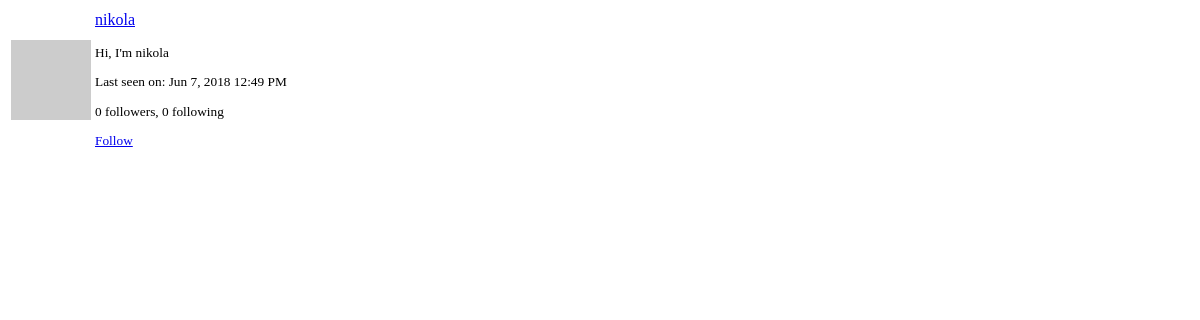
The app's page /user/nikola/popup (signed in), older data.
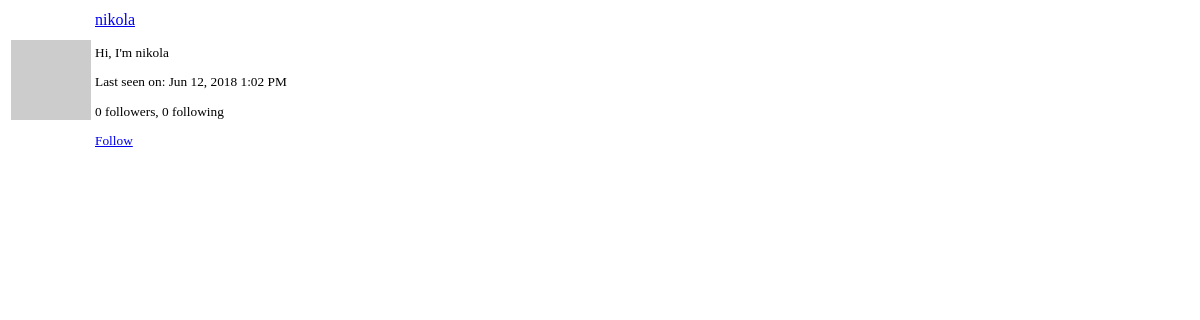
The same page, newer data.
### app1/models.py (models this page shows, shortened)
class User(UserMixin, db.Model):
    id = db.Column(db.Integer, primary_key=True)
    username = db.Column(db.String(64), index=True, unique=True)
    email = db.Column(db.String(120), index=True, unique=True)
    password_hash = db.Column(db.String(128))
    posts = db.relationship('Post', backref='author', lazy='dynamic')
    about_me = db.Column(db.String(140))
    last_seen = db.Column(db.DateTime, default=datetime.utcnow)
    follows = db.relationship(
        'User', secondary=followers,
        primaryjoin=(followers.c.follower_id == id),
        secondaryjoin=(followers.c.followed_id == id),
        backref=db.backref('followers', lazy='dynamic'), lazy='dynamic')
    def avatar(self, size):
        digest = md5(self.email.lower().encode('utf-8')).hexdigest()
        return 'https://www.gravatar.com/avatar/{}?d=identicon&s={}'.format(digest, size)
    def is_following(self, user):
        return self.follows.filter(followers.c.followed_id == user.id).count() > 0

### app1/main/routes.py (the view)
@bp.route('/user/<username>/popup', methods=['GET'])
@login_required
def user_popup(username):
    user=User.query.filter_by(username=username).first_or_404()
    return render_template('main/user_popup.html', user=user)

### app1/main/routes.py (called while the page is built)
@bp.before_app_request
def before_request():
    if current_user.is_authenticated:
        current_user.last_seen = datetime.utcnow()
        db.session.commit()
        g.search_form = SearchForm()
    g.locale = str(get_locale())

### app1/models.py (called while the page is built)
@login.user_loader
def load_user(id):
    return User.query.get(int(id))

    @classmethod
    def before_commit(cls, session):
        session._changes = {
            'add': [obj for obj in session.new if isinstance(obj, cls)],
            'update': [obj for obj in session.dirty if isinstance(obj, cls)],
            'delete': [obj for obj in session.deleted if isinstance(obj, cls)]
        }

    @classmethod
    def after_commit(cls, session):
        for obj in session._changes['add']:
            if isinstance(obj, SearchableMixin):
                add_to_index(obj.__tablename__, obj)
        for obj in session._changes['update']:
            if isinstance(obj, SearchableMixin):
                add_to_index(obj.__tablename__, obj)
        for obj in session._changes['delete']:
            if isinstance(obj, SearchableMixin):
                remove_from_index(obj.__tablename__, obj)
        session._changes = None

### app1/templates/main/user_popup.html
<table class="table">
    <tr>
        <td width="64" style="border: 0px;"><img src="{{ user.avatar(64) }}"></td>
        <td style="border: 0px;">
            <p>
                <a href="{{ url_for('main.user', username=user.username) }}">
                    {{ user.username }}
                </a>
            </p>
            <small>
                {% if user.about_me %}<p>{{ user.about_me }}</p>{% endif %}
                {% if user.last_seen %}
                <p>{{ _('Last seen on') }}:
                   {{ moment(user.last_seen).format('lll') }}</p>
                {% endif %}
                <p>{{ _('%(count)d followers', count=user.followers.count()) }},
                   {{ _('%(count)d following', count=user.follows.count()) }}</p>
                {% if user != current_user %}
                    {% if not current_user.is_following(user) %}
                    <a href="{{ url_for('main.follow', username=user.username) }}">
                        {{ _('Follow') }}
                    </a>
                    {% else %}
                    <a href="{{ url_for('main.unfollow', username=user.username) }}">
                        {{ _('Unfollow') }}
                    </a>
                    {% endif %}
                {% endif %}
            </small>
        </td>
    </tr>
</table>

Row changes from the older to the newer data that the page shows:
changed User "nikola": last_seen "Jun 7, 2018 12:49 PM" → "Jun 12, 2018 1:02 PM"
